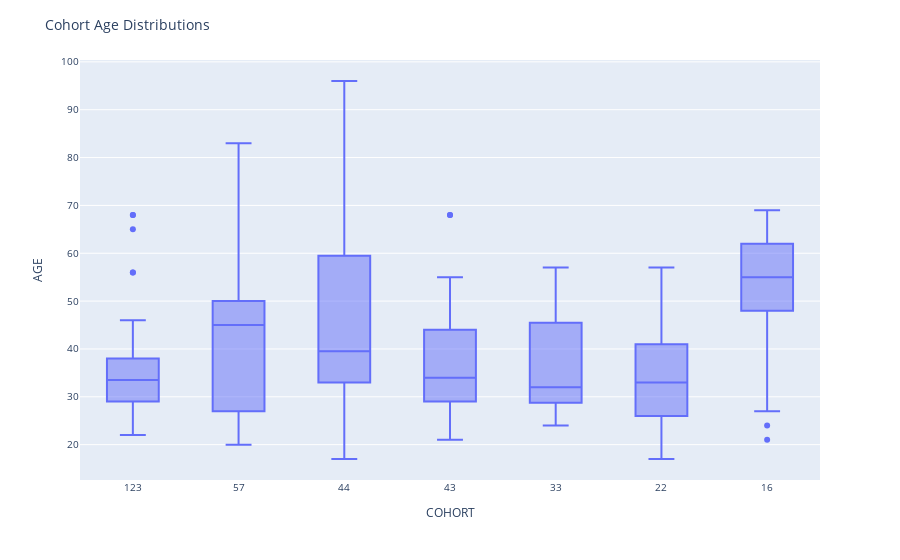

Notebook source saved alongside this figure:
### Code cell
fig = px.box(patient_cohorts_df, x='COHORT', y='AGE')
fig.update_layout(title_text=f"Cohort Age Distributions", 
        font_size=10, 
        height=500
)
fig.show()

### Figure 1 — Plotly figure (JSON) as saved in the notebook; plotly's stock layout.template omitted (floating-point values rounded to 4 significant figures; data arrays with more than 128 entries replaced by an {"elided": "..."} marker saying what was removed)
{"data": [{"alignmentgroup": "True", "hovertemplate": "COHORT=%{x}<br>AGE=%{y}<extra></extra>", "legendgroup": "", "marker": {"color": "#636efa"}, "name": "", "notched": false, "offsetgroup": "", "orientation": "v", "showlegend": false, "type": "box", "x": {"elided": "200 str values"}, "x0": " ", "xaxis": "x", "y": {"elided": "200 int values"}, "y0": " ", "yaxis": "y"}], "layout": {"autosize": true, "boxmode": "group", "font": {"size": 10}, "legend": {"tracegroupgap": 0}, "margin": {"t": 60}, "title": {"text": "Cohort Age Distributions"}, "xaxis": {"anchor": "y", "autorange": true, "domain": [0, 1], "range": [-0.5, 6.5], "title": {"text": "COHORT"}, "type": "category"}, "yaxis": {"anchor": "x", "autorange": true, "domain": [0, 1], "range": [12.61, 100.4], "title": {"text": "AGE"}, "type": "linear"}}}
